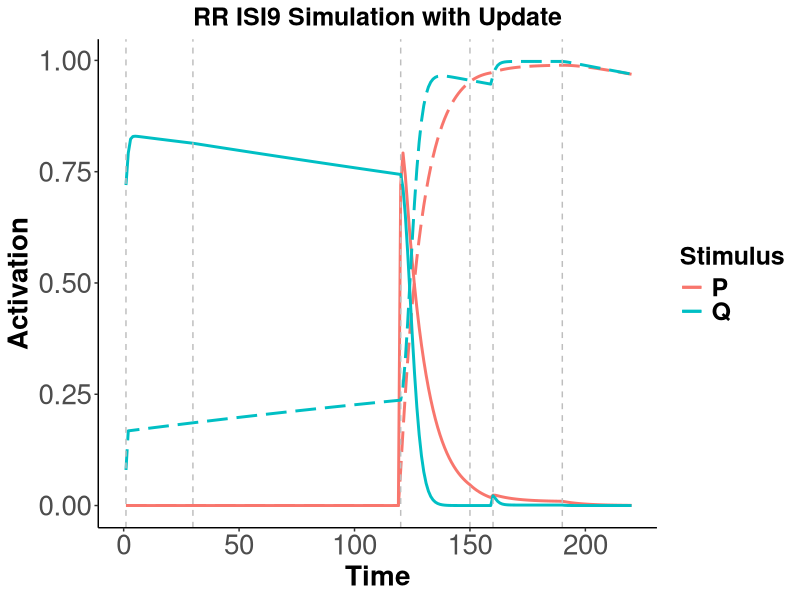

This chart was generated by the following R code:
input = list()
input$sorQp1 = .8
input$sorPp1 = .8

s1 = c(1,30) # ISI 9
s2 = c(120,150)
tt = c(160,190)
input$sordur = 220

input$sorQon1 = s1
input$sorQon2 = tt
input$sorPon1 = s2
input$sorPon2 = tt

input$C1 = 10
input$C2 = input$C1/5

input$sorpd1 = 0.1
input$sorpd2 = input$sorpd1/100


sor = matrix(nrow = input$sordur, ncol = 28)

colnames(sor) = c('p1Q', 'p1P',
                  'pd1', 'pd2', 
                  'pIQ', 'pA1Q', 'pA2Q',
                  'pIP', 'pA1P', 'pA2P',
                  
                  'pA1Qgain', 'pA1Qloss','pA2Qgain',
                  'pA2Qloss','pIQgain','pIQloss',
                  'pA1Qdelta', 'pA2Qdelta', 'pIQdelta',
                  
                  'pA1Pgain', 'pA1Ploss','pA2Pgain',
                  'pA2Ploss','pIPgain','pIPloss',
                  'pA1Pdelta', 'pA2Pdelta', 'pIPdelta'
                  )

sor[,'p1Q'] = 0 # set as 0 to init
sor[,'p1P'] = 0


sor[input$sorPon1[1]:input$sorPon1[2],'p1P'] = input$sorPp1
sor[input$sorPon2[1]:input$sorPon2[2],'p1P'] = input$sorPp1

sor[input$sorQon1[1]:input$sorQon1[2],'p1Q'] = input$sorQp1
sor[input$sorQon2[1]:input$sorQon2[2],'p1Q'] = input$sorQp1

sor[,'pd1'] = input$sorpd1     # set decay rate
sor[,'pd2'] = input$sorpd2     # set decay rate


sor[,'pIQ'] = 1                 # Make I numeric
sor[,'pIP'] = 1

# run moment by moment simulation
for (i in 1:nrow(sor)){
    if (i == 1){
        
        sor[i,'pIQ'] = 1 - sor[i,'p1Q'] # This will be 1 as long as p1 = 0
        
        # Q
        
        # Deltas calculate
        sor[i,'pA1Qgain'] = sor[i,'p1Q']
        sor[i,'pA1Qloss'] = sor[i,'pA1Qgain'] * sor[i,'pd1']
        sor[i,'pA1Qdelta'] = sor[i,'pA1Qgain'] - sor[i,'pA1Qloss']
        
        sor[i,'pA2Qgain'] = sor[i,'pA1Qloss']
        sor[i,'pA2Qloss'] = sor[i,'pA2Qgain'] * sor[i,'pd2']
        sor[i,'pA2Qdelta'] = sor[i,'pA2Qgain'] - sor[i,'pA2Qloss']

        sor[i,'pIQgain'] = sor[i,'pA2Qloss']
        sor[i,'pIQloss'] = sor[i,'p1Q']
        sor[i,'pIQdelta'] = sor[i,'pIQgain'] - sor[i,'pIQloss']

        # Calculate proportions in each state
        sor[i,'pA1Q'] = sor[i,'pA1Qdelta']
        sor[i,'pA2Q'] = sor[i,'pA2Qdelta']
        sor[i,'pIQ'] = sor[i,'pIQ'] + sor[i,'pIQgain']
        
        # P
        
        # Deltas calculate
        sor[i,'pA1Pgain'] = sor[i,'p1P']
        sor[i,'pA1Ploss'] = sor[i,'pA1Pgain'] * sor[i,'pd1']
        sor[i,'pA1Pdelta'] = sor[i,'pA1Pgain'] - sor[i,'pA1Ploss']
        
        sor[i,'pA2Pgain'] = sor[i,'pA1Ploss']
        sor[i,'pA2Ploss'] = sor[i,'pA2Pgain'] * sor[i,'pd2']
        sor[i,'pA2Pdelta'] = sor[i,'pA2Pgain'] - sor[i,'pA2Ploss']
        
        sor[i,'pIPgain'] = sor[i,'pA2Ploss']
        sor[i,'pIPloss'] = sor[i,'p1P']
        sor[i,'pIPdelta'] = sor[i,'pIPgain'] - sor[i,'pIPloss']
        
        # Calculate proportions in each state
        sor[i,'pA1P'] = sor[i,'pA1Pdelta']
        sor[i,'pA2P'] = sor[i,'pA2Pdelta']
        sor[i,'pIP'] = sor[i,'pIP'] + sor[i,'pIPgain']


        
    } else {
        
        # Q
        
        sor[i,'pIQ'] = sor[i-1,'pIQ']
        
        sor[i,'pA1Qgain'] = sor[i,'pIQ'] * sor[i,'p1Q'] # how mauch is activated from I
        
        sor[i,'pA1Q'] = sor[i-1,'pA1Q'] + sor[i,'pA1Qgain'] # how much is there in total with carried over
        
        sor[i,'pA1Qloss'] = sor[i,'pA1Q'] * sor[i-1,'pd1'] # how much decays to A2
        
        sor[i,'pA1Q'] = sor[i,'pA1Q'] - sor[i,'pA1Qloss'] # how much is left after the decay
        
        sor[i,'pA1Qdelta'] = sor[i,'pA1Qgain'] - sor[i,'pA1Qloss']
        
        sor[i,'pA2Qgain'] = sor[i,'pA1Qloss'] # how much is gained from A1->A2 decay
        
        sor[i,'pA2Q'] = sor[i-1,'pA2Q'] + sor[i,'pA2Qgain'] # how much is there with carried over
        
        sor[i,'pA2Qloss'] = sor[i,'pA2Q'] * sor[i-1,'pd2'] # how much decays A2->I
        
        sor[i,'pA2Q'] = sor[i,'pA2Q'] - sor[i,'pA2Qloss'] # how much is left after A2->I decay
        
        sor[i,'pA2Qdelta'] = sor[i,'pA2Qgain'] - sor[i,'pA2Qloss']
        
        sor[i,'pIQgain'] = sor[i,'pA2Qloss'] # how much decayed from A2
        
        sor[i,'pIQloss'] = sor[i,'pA1Qgain']
        
        sor[i,'pIQ'] = sor[i,'pIQ'] + sor[i,'pIQgain'] - sor[i,'pIQloss']
        
        sor[i,'pIQdelta'] = sor[i,'pIQgain'] - sor[i,'pIQloss']
        
        
        
        # P
        
        sor[i,'pIP'] = sor[i-1,'pIP']
        
        sor[i,'pA1Pgain'] = sor[i,'pIP'] * sor[i,'p1P'] # how mauch is activated from I
        
        sor[i,'pA1P'] = sor[i-1,'pA1P'] + sor[i,'pA1Pgain'] # how much is there in total with carried over
        
        sor[i,'pA1Ploss'] = sor[i,'pA1P'] * sor[i,'pd1'] # how much decays to A2
        
        sor[i,'pA1P'] = sor[i,'pA1P'] - sor[i,'pA1Ploss'] # how much is left after the decay
        
        sor[i,'pA1Pdelta'] = sor[i,'pA1Pgain'] - sor[i,'pA1Ploss']
        
        sor[i,'pA2Pgain'] = sor[i,'pA1Ploss'] # how much is gained from A1->A2 decay
        
        sor[i,'pA2P'] = sor[i-1,'pA2P'] + sor[i,'pA2Pgain'] # how much is there with carried over
        
        sor[i,'pA2Ploss'] = sor[i,'pA2P'] * sor[i,'pd2'] # how much decays A2->I
        
        sor[i,'pA2P'] = sor[i,'pA2P'] - sor[i,'pA2Ploss'] # how much is left after A2->I decay
        
        sor[i,'pA2Pdelta'] = sor[i,'pA2Pgain'] - sor[i,'pA2Ploss']
        
        sor[i,'pIPgain'] = sor[i,'pA2Ploss'] # how much decayed from A2
        
        sor[i,'pIPloss'] = sor[i,'pA1Pgain']
        
        sor[i,'pIP'] = sor[i,'pIP'] + sor[i,'pIPgain'] - sor[i,'pIPloss']
        
        sor[i,'pIPdelta'] = sor[i,'pIPgain'] - sor[i,'pIPloss']
        
        # update pd
        
        sor[i,'pd1'] = sor[i-1,'pd1'] + (sor[i,'pA1P'] / input$C1)
        sor[i,'pd1'] = sor[i-1,'pd2'] + (sor[i,'pA2P'] / input$C2)

    }
}



library(ggplot2)
#library(jtools)

sor = as.data.frame(sor)
sor$time = c(1:nrow(sor))
sor = sor[1:input$sordur,]

png("rr_is9_C_plot.png", width = 800, height = 400)

text1 = 20
text2 = 18

ggplot(data=as.data.frame(sor), aes(x = time, y=pA1P, group=1, color="P" )) +
    geom_line(size = 1) + geom_line(aes(y=pA2P, colour = 'P'), size =1, linetype = 'longdash') + theme_classic() + 
    geom_line(aes(y=pA1Q, colour = 'Q'), size =1) +
    geom_line(aes(y=pA2Q, colour = 'Q'), size =1, linetype = 'longdash') +
    geom_vline(xintercept = s1[1], linetype = "dashed", colour = 'grey') + 
    geom_vline(xintercept = s1[2], linetype = "dashed", colour = 'grey') +
    geom_vline(xintercept = s2[1], linetype = "dashed", colour = 'grey') + 
    geom_vline(xintercept = s2[2], linetype = "dashed", colour = 'grey') +
    geom_vline(xintercept = tt[1], linetype = "dashed", colour = 'grey') + 
    geom_vline(xintercept = tt[2], linetype = "dashed", colour = 'grey') +
    theme(legend.text = element_text(size = text2, face = "bold"), legend.title = element_text(size=text2, face="bold")) + 
    scale_color_discrete(name = "Stimulus") + theme(axis.text=element_text(size=text1),
                                               axis.title=element_text(size=text1,face="bold"), axis.text.x = element_text(size = text1),
                                               axis.text.y = element_text(size = text1)) + 
    scale_x_continuous(name="Time", limits=c(0, input$sordur)) + scale_y_continuous(name="Activation") + 
    ggtitle("RR ISI9 Simulation with Update") + 
    theme(plot.title = element_text(size = text2, face = "bold", hjust = 0.5)) 
    


dev.off()


